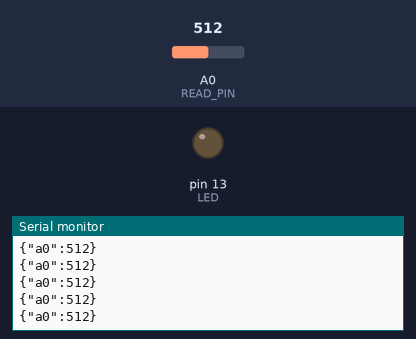
Bench run of a sketch on a simulated Arduino Uno, built for the host (arithmetic inside an expression is 32-bit, double 64-bit). Shown: output pins drawn as LEDs (lit = HIGH), the last lines printed to the serial monitor. The test bench sets the inputs (shaded band); at power-on: A0 (READ_PIN) = 512.

Above: at 1.2 s.
1.3 s: A0 (READ_PIN) set to 111
At 2.0 s:
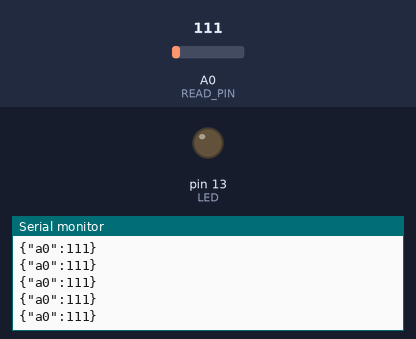
4.3 s: A0 (READ_PIN) set to 90
At 4.9 s:
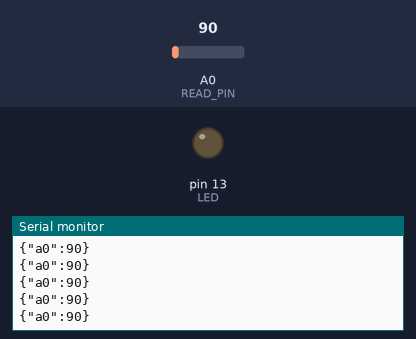
Timing chart, 0 to 7.3 s (numbered marks = the images above; inputs shaded):
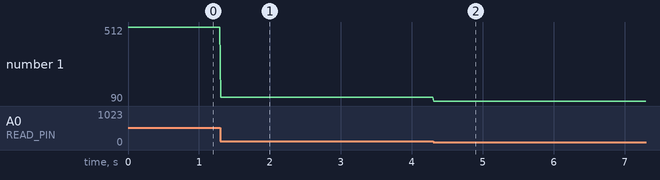

Measured:
- after the input at 1.3 s, the serial monitor: prints a new line at once (image 1)
- after the input at 4.3 s, the serial monitor: prints a new line at once (image 2)
- plotted number 1: 512 → 111 after the input at 1.3 s, 111 → 90 after the input at 4.3 s

The sketch:

arduino.ino
```cpp
#include <ArduinoJson.h>

#define LED 13
#define READ_PIN 0

void setup()  {
 pinMode(LED, OUTPUT);
 Serial.begin(9600);
 while (!Serial) continue;
}

void loop() {
  readInput();
  sendOutput();


}

void sendOutput() {
  // Use https://arduinojson.org/v5/assistant/ to get size of buffer
  // Here we assume the JSON {"a0": int}
  const size_t bufferSize = JSON_OBJECT_SIZE(1) + 10;
  DynamicJsonBuffer jsonBuffer(bufferSize);
  JsonObject& root = jsonBuffer.createObject();
  root["a0"] = analogRead(READ_PIN);

  root.printTo(Serial);
  Serial.println();
}

void readInput() {
   if (!Serial.available()) return;

  // Use https://arduinojson.org/v5/assistant/ to get size of buffer
  // Here we assume the JSON {"blink": int}
  const size_t bufferSize = JSON_OBJECT_SIZE(1) + 10;
  DynamicJsonBuffer jsonBuffer(bufferSize);


  DynamicJsonBuffer jb;
  JsonObject& root = jb.parseObject(Serial);

  if (!root.success()) return;

  int blinkCount = root["blink"];
  for (int i=0;i<blinkCount; i++) {
    digitalWrite(LED, HIGH);
    delay(100);
    digitalWrite(LED, LOW);
    delay(100);
  }
}
```
